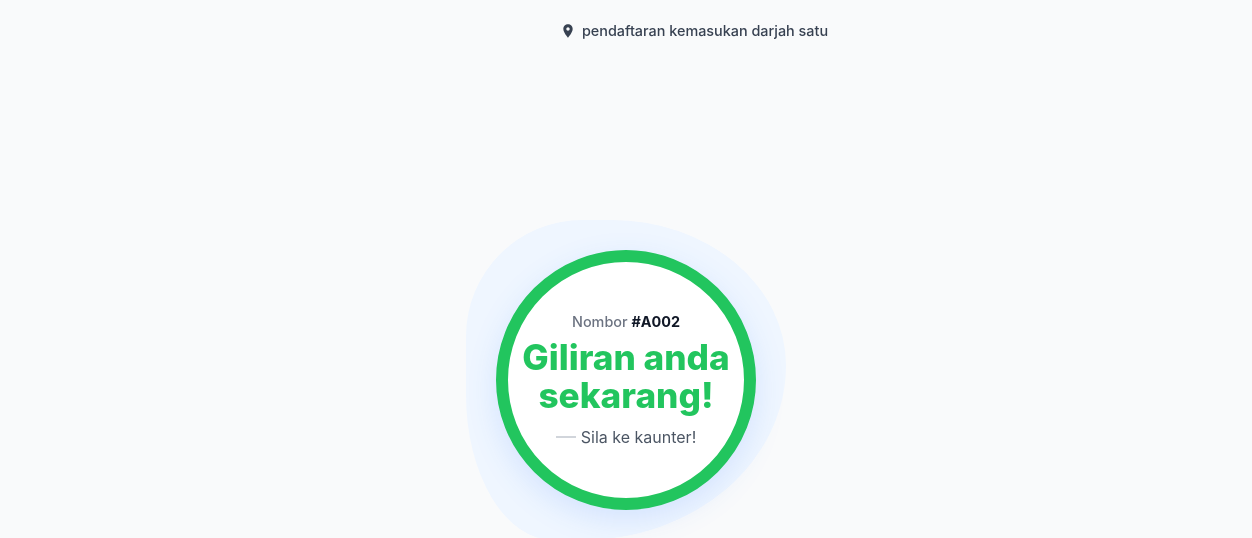
The page /q/visitor/878/status/ on the database as committed earlier.
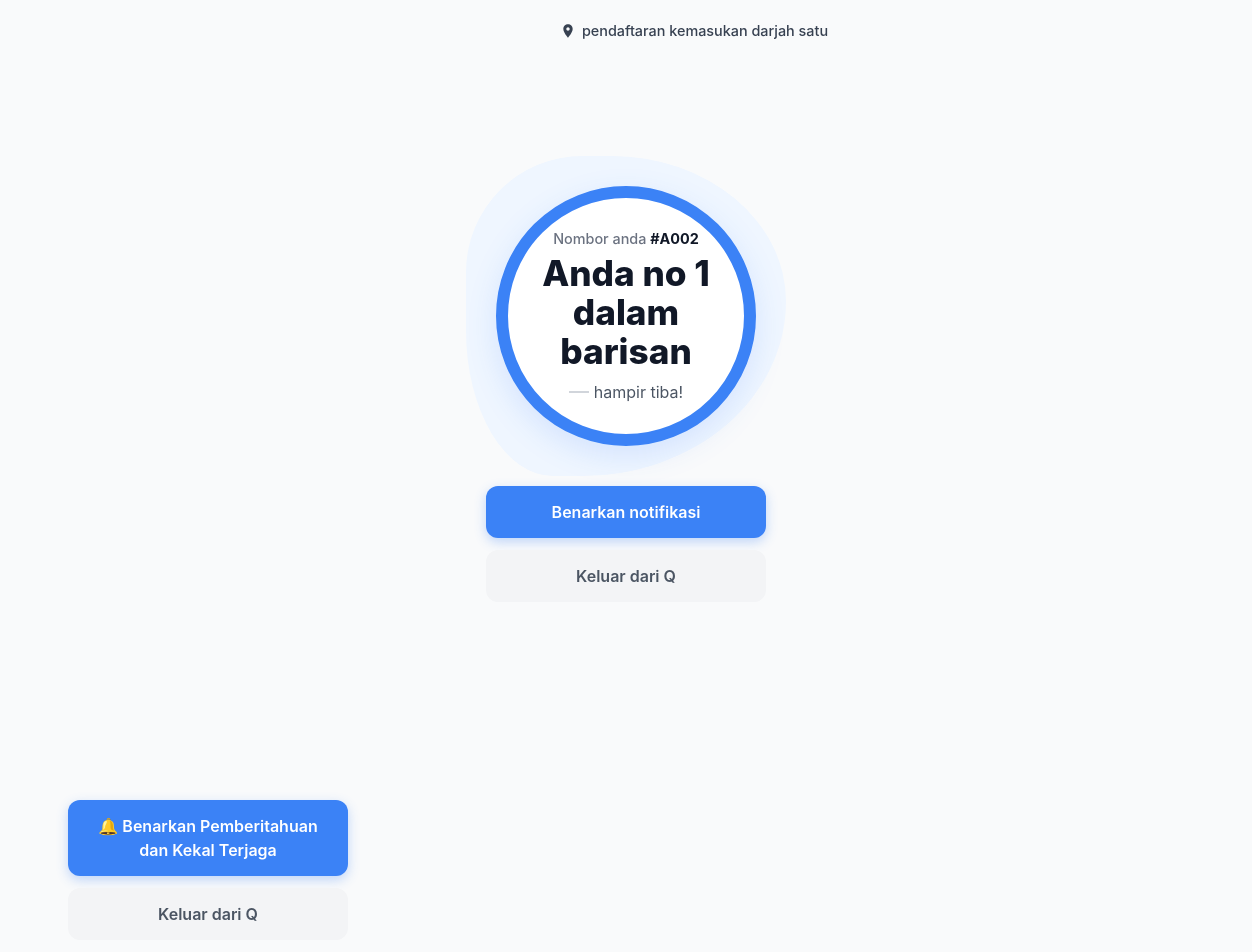
The same page on the database as committed later.
### queues/models.py (models this page shows, shortened)
class Queue(models.Model):
    name = models.CharField(max_length=200, verbose_name="Nama Barisan")
    slug = models.SlugField(unique=True, max_length=255, blank=True)
    created_at = models.DateTimeField(auto_now_add=True)
    input_label = models.CharField(max_length=100, default="Masukkan nama anda")
    allow_join = models.BooleanField(default=True)       # Visitor self-sign-in
    ask_input = models.BooleanField(default=False)       # Ask for visitor input
    capacity = models.IntegerField(default=1000)         # Queue capacity
    logo = models.ImageField(upload_to='queue_logos/', blank=True, null=True)
    WAIT_TIME_CHOICES = [
        ('AUTO', 'Automatically calculated'),
        ('HIDDEN', 'Hidden'),
    ]
    wait_time_display = models.CharField(max_length=10, choices=WAIT_TIME_CHOICES, default='AUTO')
    LANGUAGE_CHOICES = [
        ('AUTO', 'Auto'),
        ('EN', 'English'),
        ('MS', 'Malay'),
    ]
    status_language = models.CharField(max_length=10, choices=LANGUAGE_CHOICES, default='AUTO')

class Visitor(models.Model):
    queue = models.ForeignKey(Queue, on_delete=models.CASCADE, related_name='visitors')
    name = models.CharField(max_length=100)
    number = models.IntegerField() # Nombor giliran (101, 102...)
    joined_at = models.DateTimeField(auto_now_add=True)
    served_at = models.DateTimeField(null=True, blank=True)
    STATUS_CHOICES = [
        ('WAITING', 'Waiting'),
        ('SERVING', 'Serving'),
        ('COMPLETED', 'Completed'),
    ]
    status = models.CharField(max_length=20, choices=STATUS_CHOICES, default='WAITING')
    is_returned = models.BooleanField(default=False)
    is_invited = models.BooleanField(default=False)
    SERVICE_CHOICES = [
        ('A', 'Pendaftaran'),
        ('B', 'Pembayaran'),
        ('C', 'Pertanyaan'),
    ]
    service_type = models.CharField(max_length=1, choices=SERVICE_CHOICES, default='A')

### queues/views.py (the view)
# urls.py: path('q/visitor/<int:visitor_id>/status/', views.visitor_status, name='visitor_status'),
async def visitor_status(request, visitor_id):
    try:
        visitor = await Visitor.objects.select_related('queue').aget(id=visitor_id)
    except Visitor.DoesNotExist:
        return render(request, 'queues/session_ended.html')
    queue = visitor.queue
    if visitor.status == 'WAITING':
        people_ahead = await Visitor.objects.filter(
            queue=queue,
            status='WAITING',
            id__lt=visitor.id
        ).acount() # Perhatikan ada 'a' di depan count
        position = people_ahead + 1
    else:
        position = 0
    context = {
        'visitor': visitor,
        'queue': queue,
        'position': position
    }
    if request.headers.get('HX-Request'):
        return render(request, 'queues/partials/visitor_status_content.html', context)
    return render(request, 'queues/visitor_status.html', context)

### queues/templates/queues/visitor_status.html (shortened to what this page needs)
{% extends 'base.html' %}
{% block content %}
<div class="location-header">
    <svg width="16" height="16" viewBox="0 0 24 24" fill="currentColor"><path d="M12 2C8.13 2 5 5.13 5 9c0 5.25 7 13 7 13s7-7.75 7-13c0-3.87-3.13-7-7-7zm0 9.5c-1.38 0-2.5-1.12-2.5-2.5s1.12-2.5 2.5-2.5 2.5 1.12 2.5 2.5-1.12 2.5-2.5 2.5z"/></svg>
    {{ queue.name }}
</div>
<div class="status-container"
     id="status-content"
     hx-get="{% url 'visitor_status' visitor.id %}"
     hx-trigger="every 3s, queue_update from:body">
    {% include 'queues/partials/visitor_status_content.html' %}
</div>
{% if visitor.status == 'WAITING' %}
    <button id="btn-enable-notif" class="btn-action btn-blue" onclick="enableSmartAlerts()">
        🔔 Benarkan Pemberitahuan dan Kekal Terjaga
    </button>
    <a href="{% url 'visitor_quit' visitor.id %}" class="btn-action btn-gray">Keluar dari Q</a>
{% endif %}
{% endblock %}

### queues/templates/base.html (shortened to what this page needs)
<!DOCTYPE html>
<html>
<head>
    <link href="https://cdn.jsdelivr.net/npm/bootstrap@5.3.0/dist/css/bootstrap.min.css" rel="stylesheet">
</head>
<body hx-headers='{"X-CSRFToken": "{{ csrf_token }}"}'>
    <div class="container">
        {% block content %}{% endblock %}
    </div>
</body>
</html>

### queues/templates/queues/partials/visitor_status_content.html (shortened to what this page needs)
<div class="status-wrapper">
    <div class="circle-card {% if visitor.status == 'SERVING' %}serving{% endif %}">
        {% if visitor.status == 'WAITING' %}
            <div class="text-top">Nombor anda <strong>#{{ visitor.ticket_number }}</strong></div>
            <div class="text-main">
                {% if position == 1 %}
                    Anda no 1
                {% elif position == 2 %}
                    Anda no 2
                {% elif position == 3 %}
                    Anda no 3
                {% else %}
                    Nombor {{ position }}
                {% endif %}
                <br>dalam barisan
            </div>
            <div class="text-sub">
                <span class="divider-line"></span>
                {% if position <= 2 %}
                   hampir tiba!
                {% else %}
                    tunggu sikit lagi
                {% endif %}
            </div>
        {% elif visitor.status == 'SERVING' %}
            <div class="text-top">Nombor <strong>#{{ visitor.ticket_number }}</strong></div>
            <div class="text-main" style="color: #22c55e;">Giliran anda<br>sekarang!</div>
            <div class="text-sub">
                <span class="divider-line"></span>
                Sila ke kaunter!
            </div>
        {% else %}
            <div class="text-main">Selesai</div>
            <div class="text-sub">Terima kasih</div>
        {% endif %}
    </div>
</div>
{% if visitor.status == 'WAITING' %}
    <button class="btn-action btn-blue" onclick="alert('Notifications enabled!')">Benarkan notifikasi</button>
    <a href="{% url 'visitor_quit' visitor.id %}" class="btn-action btn-gray">Keluar dari Q</a>
{% endif %}

### queues/templates/base.html (style rules this page uses)
body { background-color: #f8f9fa; font-family: sans-serif; }

### queues/templates/queues/visitor_status.html (style rules this page uses)
body { background-color: #f9fafb; font-family: -apple-system, BlinkMacSystemFont, "Segoe UI", Roboto, sans-serif; overflow-x: hidden; }
.location-header { position: absolute; top: 20px; width: 100%; text-align: center; font-size: 0.9rem; font-weight: 500; color: #374151; display: flex; justify-content: center; align-items: center; gap: 6px; z-index: 10; }
.status-container { min-height: 100vh; display: flex; flex-direction: column; justify-content: center; align-items: center; text-align: center; padding: 20px; position: relative; }
.status-wrapper { position: relative; display: flex; justify-content: center; align-items: center; margin-bottom: 40px; }
.circle-card { width: 260px; height: 260px; background: white; border-radius: 50%; border: 12px solid #3b82f6; display: flex; flex-direction: column; justify-content: center; align-items: center; box-shadow: 0 10px 30px rgba(59, 130, 246, 0.15); z-index: 2; position: relative; }
.text-top { font-size: 0.9rem; color: #6b7280; font-weight: 500; margin-bottom: 5px; }
.text-top strong { color: #111827; }
.text-main { font-size: 2.2rem; font-weight: 800; color: #111827; line-height: 1.1; padding: 0 10px; }
.text-sub { font-size: 1rem; color: #4b5563; margin-top: 10px; display: flex; align-items: center; gap: 5px; }
.divider-line { width: 20px; height: 2px; background: #d1d5db; display: inline-block; }
.btn-action { width: 100%; max-width: 280px; padding: 14px; border-radius: 12px; font-weight: 600; text-decoration: none; display: block; margin-bottom: 12px; text-align: center; cursor: pointer; transition: transform 0.1s; font-size: 1rem; }
.btn-blue { background-color: #3b82f6; color: white; border: none; box-shadow: 0 4px 12px rgba(59, 130, 246, 0.3); }
.btn-gray { background-color: #f3f4f6; color: #4b5563; border: none; }

Rows that differ between the two databases and show on the page:
changed Visitor: status "SERVING" → "WAITING" (drawn)
Other text that changed with them:
text no longer shown: "Nombor Giliran anda sekarang! Sila ke kaunter!"
text now shown: "Nombor anda Anda no 1 dalam barisan hampir tiba! Benarkan notifikasi Keluar dari Q 🔔 Benarkan Pemberitahuan dan Kekal Terjaga Keluar dari Q"
